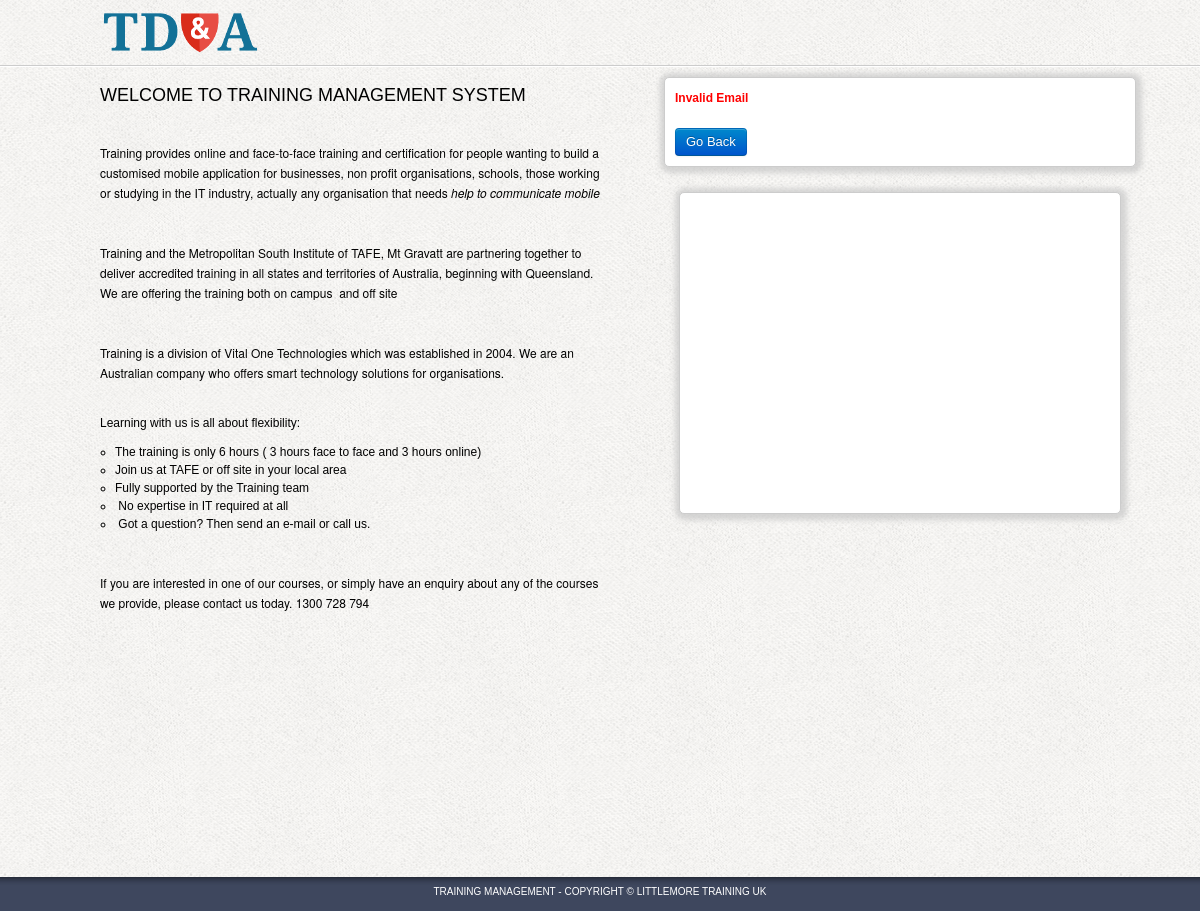
Screenshot of /index.php/login/login_forgot with the database file from the repository.
### tables this page shows
CREATE TABLE IF NOT EXISTS `tbl_configuration` (
  `cofiguration_id` int(10) unsigned NOT NULL AUTO_INCREMENT,
  `site_name` varchar(250) NOT NULL DEFAULT '',
  `site_email` varchar(250) NOT NULL DEFAULT '',
  `site_logo` varchar(250) NOT NULL DEFAULT '',
  `site_contact` varchar(255) NOT NULL DEFAULT '',
  PRIMARY KEY (`cofiguration_id`),
  KEY `id` (`cofiguration_id`)
);

CREATE TABLE IF NOT EXISTS `tbl_staticpages` (
  `staticpage_id` int(11) NOT NULL AUTO_INCREMENT,
  `staticpage_link` varchar(255) DEFAULT NULL,
  `staticpage_title` varchar(255) DEFAULT NULL,
  `staticpage_subtitle` varchar(255) NOT NULL DEFAULT '',
  `staticpage_content` text,
  `staticpage_metakey` text NOT NULL,
  `staticpage_metadesc` text NOT NULL,
  `staticpage_show_nav` enum('0','1') DEFAULT NULL,
  `staticpage_parent_id` int(11) DEFAULT NULL,
  PRIMARY KEY (`staticpage_id`)
);

CREATE TABLE IF NOT EXISTS `tbl_page_footer` (
  `id` int(11) NOT NULL AUTO_INCREMENT,
  `footer_title` varchar(210) NOT NULL,
  `footer_copyright` varchar(210) NOT NULL,
  `footer_link` varchar(210) NOT NULL,
  PRIMARY KEY (`id`)
);

### index.php (called while the page is built, shortened)
<?php
require_once BASEPATH.'core/CodeIgniter.php';

### application/models/dashboard_model.php (called while the page is built, shortened)
<?php
class Dashboard_model extends CI_model {
    function getConfiguration() {
        $q = "select * from tbl_configuration";
        $res = mysql_query($q);
        if (mysql_num_rows($res) > 0) {
            return $res;
        }
        else
            return NULL;
    }
}
?>

### application/models/login_model.php (called while the page is built, shortened)
<?php
class Login_model extends CI_model {
    function home_content() {
        $q = "select * from tbl_staticpages where staticpage_id= 1";
        $res = mysql_query($q);
        if (mysql_num_rows($res) > 0) {
            return $res;
        }
        else
            return NULL;
    }
}
?>

### application/models/admin/site_conf_model.php (called while the page is built, shortened)
<?php
class Site_conf_model extends CI_Model
{
        function getPageFooter(){
            return $this->db->get_where('tbl_page_footer',array('id'=>1))->row();
        }
}
?>

### application/views/login.php (the view, shortened to what this page needs)
<!DOCTYPE html PUBLIC "-//W3C//DTD XHTML 1.0 Transitional//EN" "http://www.w3.org/TR/xhtml1/DTD/xhtml1-transitional.dtd">
<html xmlns="http://www.w3.org/1999/xhtml">
    <head>
        <link href="<?php echo base_url(); ?>css/bootstrap.css" type="text/css" rel="stylesheet">
            <link href="<?php echo base_url(); ?>css/landing.css" type="text/css" rel="stylesheet">
                    </head>
                    <body>
                        <div class="header">
                            <div class="loginWrap">
                                <div class="logo">
                                    <?php
                                    $configuration = $this->dashboard_model->getConfiguration();
                                    if ($configuration) {
                                        $conf = mysql_fetch_assoc($configuration);
                                        ?>
                                        <div class="logo"><a href="<?php echo base_url(); ?>"><img src="<?php echo base_url(); ?>images/admin/<?php echo $conf['site_logo']; ?>" alt="" /></a></div>
                                        <?php
                                    } else {
                                        ?>
                                        <div class="logo"><a href="<?php echo base_url(); ?>"><img src="<?php echo base_url(); ?>images/logo.png" alt="" /></a></div>
                                    <?php } ?>
                                </div>
                            </div>
                        </div>
                        <div class="seperator"></div>
                        <div class="wrapper">
                            <div class="loginWrap">
                                <div class=" floatLeft texts">
                                    <?php
                                    if (isset($home_content) && ($home_content) != NULL) {
                                        $hc = mysql_fetch_assoc($home_content);
                                        echo "<h1>" . $hc['staticpage_title'] . "</h1>";
                                        echo $hc['staticpage_content'];
                                    }
                                    ?>
                                </div>
                                <div class="floatRight form">
                                    <?php
                                    if (isset($page)) {
                                        echo "<div class='loginForm'>";
                                        $this->load->view($page);
                                        echo "</div>";
                                    } else {
                                        ?>
                                        <div class="loginForm " id="loginDivForm">
                                            <?php
                                            if (isset($forgot_invalid)) {
                                                echo $forgot_invalid;
                                                ?>
                                                <br /><br /><a href="javascript:history.go(-1)" class="btn btn-primary">Go Back</a>
                                                <?php
                                            } else if (isset($email_error)) {
                                                echo $email_error;
                                                ?>
                                                <br /><br /><a href="javascript:history.go(-1)" class="btn btn-primary" >Go Back</a>
                                                <?php
                                            } else if (isset($forgot_login)) {
                                                $this->load->view($forgot_login);
                                            } ?>
                                        </div>
                                        <div class="images loginForm">
                                            <div id="slideshow">
                                            </div>
                                        </div>
                                    <?php } ?>
                                </div>
                            </div>
                        <div class="footer">
                            <?php $footer = $this->site_conf_model->getPageFooter(); ?>
                            <?php echo $footer->footer_title ?> - Copyright ©
                            <a href="http://<?php echo $footer->footer_link; ?>"><?php echo $footer->footer_copyright; ?></a>
                        </div>
                    </body>
                    </html>

### application/controllers/login.php (shortened to what this page needs)
<?php
class Login extends CI_Controller {
    public function __construct() {
        $this->load->model('login_model');
    }
    function login_forgot() {
        $data['home_content'] = $this->login_model->home_content();
        $mail = $this->login_model->login_forgot();
        if ($mail) {
            $m = mysql_fetch_assoc($mail);
             $this->load->library('email');
            $email_config = Array(
                'mailtype' => 'html'
            );
            $this->email->initialize($email_config);
            $this->email->from('noreply@work-experience.tdanda.co.uk', 'Work Experience');
            $this->email->to($m['email']);
            $this->email->subject('Password Recovery');
            $this->email->message("Your username:" . $m['username'] . "<br> password:" . $m['password']);
            if ($this->email->send()) {
                $data['forgot_login'] = 'front/login_forgot_view';
                $data['allImages'] = $this->login_model->getAllSliderImages();
                $this->load->view('login', $data);
            } else {
                $data['email_error'] = "<font color='red'><b>Sorry an error while sending an email to your account.</b></font>";
                $data['allImages'] = $this->login_model->getAllSliderImages();
                $this->load->view('login', $data);
            }
        } else {
            $data['forgot_invalid'] = "<font color='red'><b>Invalid Email</b></font>";
            $data['allImages'] = $this->login_model->getAllSliderImages();
            $this->load->view('login', $data);
        }
    }
}
?>

### css/landing.css (style rules this page uses)
html,body,div,span,applet,object,iframe,h1,h2,h3,h4,h5,h6,p,blockquote,pre,a,abbr,acronym,address,big,cite,code,del,dfn,em,font,img,ins,kbd,q,s,samp,small,strike,strong,sub,sup,tt,var,b,u,i,center,dl,dt,dd,ol,ul,li,fieldset,form,label,legend,table,caption,tbody,tfoot,thead,tr,th,td { margin:0;padding:0;border:0;outline:0;font-size:100%;vertical-align:baseline;background:transparent }
body { line-height:1 }
ol,ul { list-style:none }
body,html { height:100%; }
body { font-size:12px;color:#000; background:url(../images/bg_main.gif) repeat; font-family:Arial, Helvetica, sans-serif; }
.floatLeft { float:left; }
.floatRight { float:right; }
.wrapper { width:100%;min-height:100%; }
img { max-width:100%; }
.seperator { height:1px;display:block;background:#ccc;border-bottom:1px solid #fff; margin:10px 0; }
.header { margin-bottom:10px; padding-top:10px; }
.logo { max-width:250px; width: expression(this.width > 250 ? 250: true); }
.loginWrap { max-width:1000px; width:100%; margin:auto; }
.loginWrap p { margin-bottom:10px; line-height:20px; }
.loginWrap h1 { font-size:18px; text-transform:uppercase; font-weight:normal; }
.loginWrap .texts ul { margin-left:15px; margin-top:10px; margin-bottom:10px; }
.loginWrap .texts ul li { list-style:circle; }
.form,.texts { width:50%; line-height:20px; }
.loginForm { background:#fff; border:1px solid #ccc; border-radius:5px; padding:10px; margin:auto;-webkit-box-shadow: 1px 1px 5px 5px rgba(200, 200, 200, 0.7);-moz-box-shadow: 1px 1px 5px 5px rgba(200, 200, 200, 0.7);box-shadow: 1px 1px 5px 5px rgba(200, 200, 200, 0.7); width:75%; margin-bottom:25px; }
.images { max-width:70%; text-align:center; margin:auto; }
.footer { background:url(../images/admin/footerbackground.png) repeat-x; height:14px; display:block;color:#fff; padding:10px 15px; text-transform:uppercase; font-size:10px;text-align:center; }
.footer a { color:#fff !important; }

### application/views/login.php (style rules this page uses)
#slideshow { position:relative; height:300px; }

### rows the page displays
tbl_configuration: site_logo (picture)
tbl_staticpages: staticpage_title "WELCOME TO TRAINING MANAGEMENT SYSTEM", staticpage_content "Training provides online and face-to-face training and certification for people wanting to build a customised mobile application for businesses, non profit organisations, schools, those working or studying in the IT industry, actually any organisation that needs help to communicate mobile Training and the Metropolitan South Institute of TAFE, Mt Gravatt are partnering together to deliver accredited training in all states and territories of Australia, beginning with Queensland. We are offering the training both on campus and off site Training is a division of Vital One Technologies which was established in 2004. We are an Australian company who offers smart technology solutions for…"
tbl_page_footer: footer_title "TRAINING MANAGEMENT", footer_copyright "LITTLEMORE TRAINING UK"
